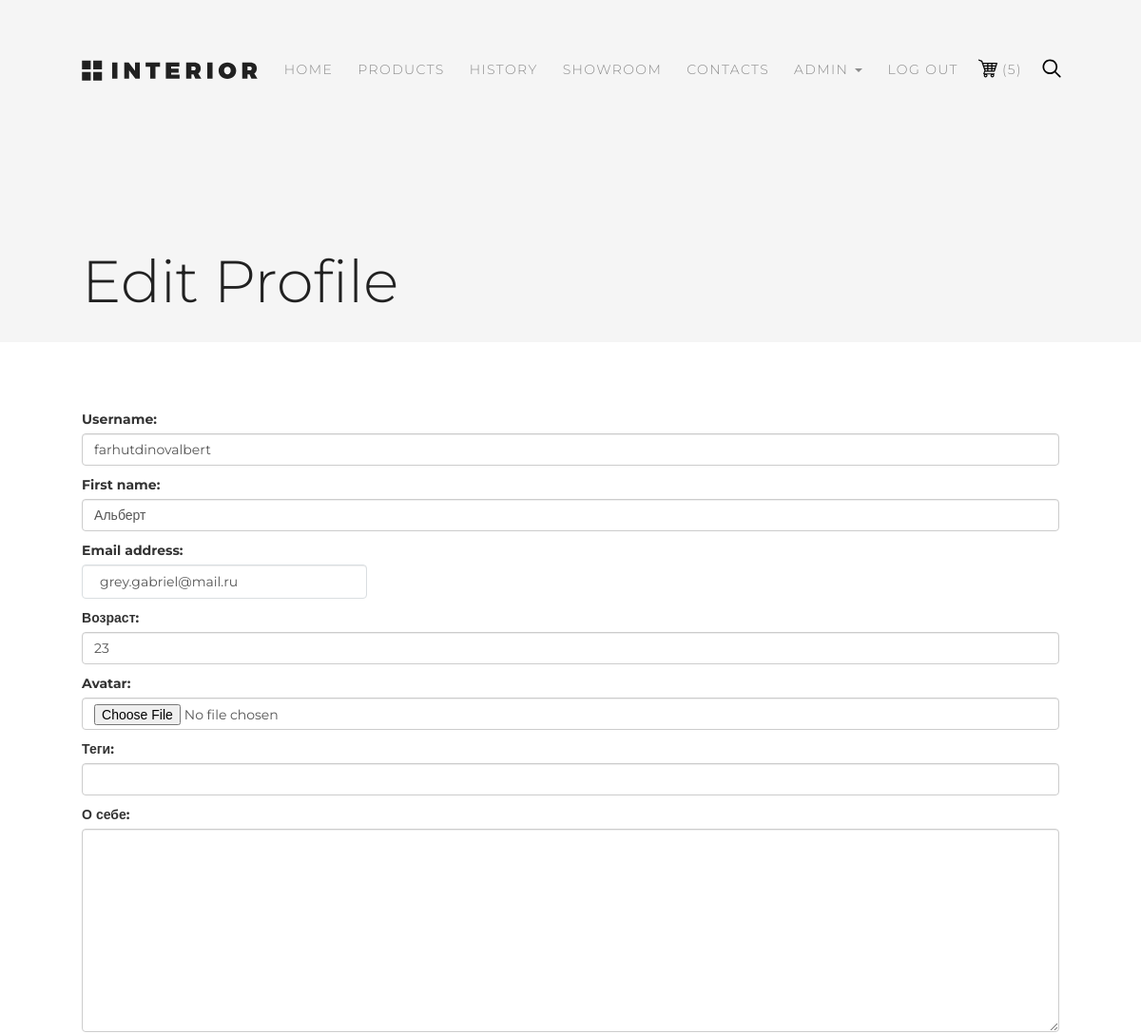
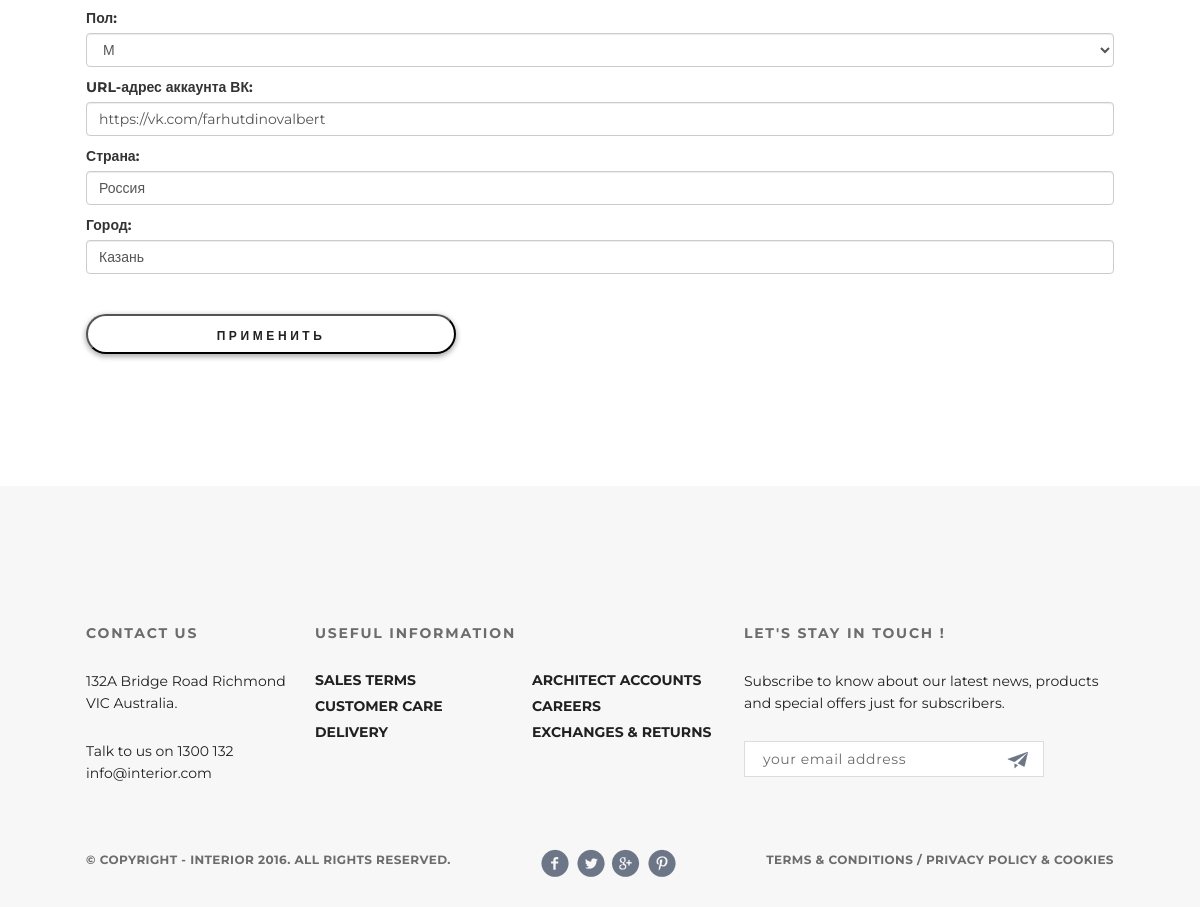
Screenshot of /auth/edit/2/ (signed in) with the database file from the repository (2 pictures, top to bottom).
### authapp/models.py (models this page shows, shortened)
class ShopUser(AbstractUser):
    class Meta:
        verbose_name = 'Пользователь'
        verbose_name_plural = 'Пользователи'
    avatar = models.ImageField(upload_to='users_avatars', blank=True)
    age = models.PositiveIntegerField(verbose_name='Возраст', default=18)
    activation_key = models.CharField(max_length=128, blank=True)
    activation_key_expires = models.DateTimeField(default=(now() + timedelta(hours=48)))

class ShopUserProfile(models.Model):
    objects = models.Manager()
    MALE = 'M'
    FEMALE = 'W'
    GENDER_CHOICES = (
        (MALE, 'М'),
        (FEMALE, 'Ж'),
    )
    user = models.OneToOneField(ShopUser, unique=True, null=False, db_index=True, on_delete=models.CASCADE)
    tag_line = models.CharField(verbose_name='Теги', max_length=128, blank=True)
    about_me = models.TextField(verbose_name='О себе', max_length=512, blank=True)
    gender = models.CharField(verbose_name='Пол', max_length=1, choices=GENDER_CHOICES, blank=True)
    vk_page = models.CharField(verbose_name='URL-адрес аккаунта ВК', max_length=128, blank=True)
    country = models.CharField(verbose_name='Страна', max_length=128, blank=True)
    city = models.CharField(verbose_name='Город', max_length=128, blank=True)

### basketapp/models.py (models this page shows, shortened)
class BasketSlot(models.Model):
    objects = BasketQuerySet.as_manager()
    class Meta:
        verbose_name = 'Слот корзины'
        verbose_name_plural = 'Слоты корзины'
    user = models.ForeignKey(settings.AUTH_USER_MODEL, on_delete=models.CASCADE, related_name='basket')
    product = models.ForeignKey(Product, on_delete=models.CASCADE)
    quantity = models.PositiveIntegerField(verbose_name='Количество', default=1)
    created = models.DateTimeField(verbose_name='Время создания', auto_now_add=True)
    updated = models.DateTimeField(verbose_name='Время последнего изменения', auto_now=True)

### authapp/views.py (the view, shortened to what this page needs)
# urls.py: path('edit/<int:pk>/', authapp.edit, name='edit'),
@login_required
@transaction.atomic
def edit(request, pk):
    get_user = get_object_or_404(ShopUser, pk=pk)
    edit_form = ShopUserEditForm(instance=get_user)
    profile_form = ShopUserProfileEditForm(instance=get_user.shopuserprofile)
    context = {
        'edit_form': edit_form,
        'profile_form': profile_form,
        'submit_label': 'Применить',
    }
    page_name(context, 'Edit profile')
    return render(request, 'authapp/edit.html', context)

### authapp/forms.py (shortened to what this page needs)
class ShopUserEditForm(UserChangeForm):
    class Meta:
        model = ShopUser
        fields = ('username', 'first_name', 'email', 'age', 'avatar', 'password')
    def __init__(self, *args, **kwargs):
        super(ShopUserEditForm, self).__init__(*args, **kwargs)
        for field_name, field in self.fields.items():
            field.widget.attrs['class'] = 'form-control'
            field.help_text = ''
            if field_name == 'password':
                field.widget = forms.HiddenInput()

class ShopUserProfileEditForm(forms.ModelForm):
    class Meta:
        model = ShopUserProfile
        exclude = ('user',)
    def __init__(self, *args, **kwargs):
        super(ShopUserProfileEditForm, self).__init__(*args, **kwargs)
        for field_name, field in self.fields.items():
            field.widget.attrs['class'] = 'form-control'

### authapp/context_processors.py (called while the page is built)
def authapp_context(request):
    user = request.user
    context = common_context(user)
    return {'authapp_context': context}

### basketapp/context_processors.py (called while the page is built)
def basketapp_context(request):
    user = request.user
    context = common_context(user)
    context['path_to_basket_inc'] = 'basketapp/includes/'
    return {'basketapp_context': context}

### mainapp/common_context.py (called while the page is built)
def get_basket(user):
    basket_array = []
    if user.is_authenticated:
        basket_array = user.basket.select_related().all()
    return basket_array

def get_username(user):
    return 'Anonymous' if user.is_anonymous else user.first_name

def common_context(user):
    return {
        'path_to_common_img': path_to_common_img,
        'path_to_common_inc': path_to_common_inc,
        'path_to_media': path_to_media,
        'main_menu': main_menu,
        'info_menu': info_menu,
        'socials': socials,
        'contact_information': contact_information,
        'basket_items': get_basket(user),
        'username': get_username(user),
    }

def page_name(context, name):
    context['title'] = name
    context['header_name'] = name

### mainapp/context_processors.py (called while the page is built)
def mainapp_context(request):
    user = request.user
    context = common_context(user)
    context['path_to_main_img'] = 'mainapp/img/'
    context['path_to_main_inc'] = 'mainapp/includes/'
    return {'mainapp_context': context}

### mainapp/templatetags/custom_tags.py (called while the page is built)
@register.filter
def basket_total_quantity(basket):
    return sum(list(map(lambda basket_slot: basket_slot.quantity, basket)))

### ordersapp/context_processors.py (called while the page is built)
def ordersapp_context(request):
    user = request.user
    context = common_context(user)
    context['path_to_orders_inc'] = 'ordersapp/includes/'
    return {'ordersapp_context': context}

### authapp/templates/authapp/edit.html (shortened to what this page needs)
{% extends 'mainapp/base.html' %}
{% load static %}
{% block container %}
{% include authapp_context.path_to_common_inc|add:'inc_header.html' %}
<div class="main_content padding_site">
    <form class="form-horizontal" method="post">
        {{ edit_form.as_p }}
        {{ profile_form.as_p }}
        <br>
        <input class="basket_button" type="Submit" value={{submit_label}}>
    </form>
</div>
{% endblock %}

### mainapp/templates/common_includes/inc_menu.html (shortened to what this page needs)
{% load static %}
{% load custom_tags %}
<div class="header clear_fix">
    <a href="{% url 'main_urls:featured' %}">
        <img src="{% static mainapp_context.path_to_common_img|add:'logo.svg'%}" alt='logo'></a>
    <ul class='menu clear_fix'>
        {% for link in mainapp_context.main_menu %}
        <li class='menu_list'>
            <a href="{% url link.href %}"
               class='menu_link
               {% if request.resolver_match.namespace %}
                {% else %}
                    {% if request.resolver_match.url_name in link.href %} menu_link_active {% endif %}
                {% endif %}'>
                {{ link.name|upper }}
            </a>
        </li>
        {% endfor %}
        {% if user.is_authenticated %}
            <li class='menu_list'>
                <div class="dropdown">
                    <a class = "dropdown-toggle
                    menu_link {% if request.resolver_match.namespace == 'auth' %} menu_link_active {% endif %}"
                       href = "" data-toggle = "dropdown">
                        {{user.first_name|default:'Пользователь'}}
                        <span class="caret"></span>
                    </a>
                </div>
            </li>
        {% endif %}
        {% if user.is_authenticated %}
        <li class='menu_list'>
            <a class='menu_link' href="{% url 'auth_urls:logout' %}">Log out</a>
        </li>
        {% endif %}
        <li class='menu_list'>
            <a class="menu_ico {% if request.resolver_match.namespace == 'basket' %} menu_link_active {% endif %}"
               href="{% url 'basket_urls:read' %}">
                <img src="{% static mainapp_context.path_to_common_img|add:'basket.svg'%}" alt='basket'>
                <span class="basket_span">({{ mainapp_context.basket_items|basket_total_quantity }})</span>
            </a>
        </li>
        <li class='menu_list'>
            <a href='#' class='menu_ico'>
                <img src="{% static mainapp_context.path_to_common_img|add:'search.svg'%}" alt='search'>
            </a>
        </li>
    </ul>
</div>

### static/css/style.css (style rules this page uses)
* { margin: 0; padding: 0; }
body { font-family: 'Montserrat', sans-serif; background-color: #f0d0e0; }
a { text-decoration: none; }
li { list-style-type: none; }
.clear_fix::after { content: ""; display: table; clear: both; }
.padding_site { padding-left: 7.174%; padding-right: 7.174%; }
.header { padding-top: 63px; }
.menu { float: right; }
.menu_list { float: left; min-height: 35px; }
.menu_link { color: #8c8c8c; font-size: 14px; font-weight: 300; letter-spacing: 1.4px; text-transform: uppercase; padding-left: 13px; padding-right: 13px; padding-top: 10px; padding-bottom: 10px; }
.menu_ico { position: relative; color: #8c8c8c; font-size: 14px; font-weight: 300; letter-spacing: 1.4px; text-transform: uppercase; padding: 10px 13px; }
.menu_ico img { position: absolute; left: 8px; top: 8px; height: 20px; width: 20px; }
form { display: inline-block; vertical-align: top; position: relative; }
input[type="email"] { outline: none; border: 1px solid #d9dee1; padding-top: 5px; padding-bottom: 5px; padding-right: 50px; padding-left: 18px; display: block; width: 300px; height: 36px; background: #fff; font-size: 14px; }
.main_content { padding-top: 71px; padding-bottom: 122px; box-sizing: border-box; min-height: 200px; display: flex; justify-content: space-between; }
.basket_button { margin-top: 10px; margin-bottom: 10px; position: relative; color: #212121; font-size: 12px; font-weight: 700; text-transform: uppercase; letter-spacing: 3.6px; box-shadow: 0 2px 5px 1px rgba(33, 33, 33, 0.35); border-radius: 23px; background-color: white; width: 370px; height: 40px; text-align: center; line-height: 40px; display: inline-block; }
.form-horizontal { width: 100%; }
.form-horizontal p { margin-bottom: 10px; }
.basket_span { color: #8c8c8c; font-size: 14px; font-weight: 300; letter-spacing: 1.4px; text-transform: uppercase; margin-left: 20px; padding-top: 10px; padding-bottom: 10px; }

### rows the page displays
ShopUser: first_name "ADMIN"
BasketSlot: basket_items|basket_total_quantity "5"
ShopUser: username "farhutdinovalbert", first_name "Альберт", email "grey.gabriel@mail.ru", age "23"
ShopUserProfile: gender "М", vk_page "https://vk.com/farhutdinovalbert", country "Россия", city "Казань"

### other values shown
{{ link.name|upper }} "HOME" "PRODUCTS" "HISTORY" "SHOWROOM" "CONTACTS"
{{ header_name|title }} "Edit Profile"
{{ link.name|upper }} "SALES TERMS" "CUSTOMER CARE" "DELIVERY" "ARCHITECT ACCOUNTS" "CAREERS" "EXCHANGES & RETURNS"
